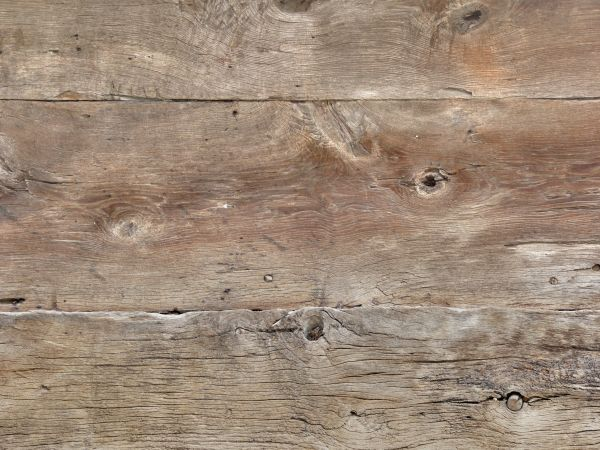
#> input picture Computer Vision/Data Training/wood/wood1.jpg, 600 x 450 px; its folder holds 4 pictures in this run
$ python woodGLCM.py   (older library calls are emulated)
#> lines starting #> are read from the running program, lines starting #| are printed output that depends on the picture
import numpy as np
import matplotlib.pyplot as plt
import cv2
from skimage.feature import graycomatrix, graycoprops
import random

# === image read ==
img = 'wood'
def printFormat(num):
    if (num < 10):
        print(format(num, '.6f'), end='')
    elif (num >= 10 and num < 100):
        print(format(num, '.5f'), end='')
    elif (num >= 100 and num < 1000):
        print(format(num, '.4f'), end='')
    else:
        print(format(num, '.3f'), end='')

for loop in range(1, 11):
    imgNo = img + str(loop)
    image = cv2.imread(imgNo + '.jpg', cv2.IMREAD_GRAYSCALE)
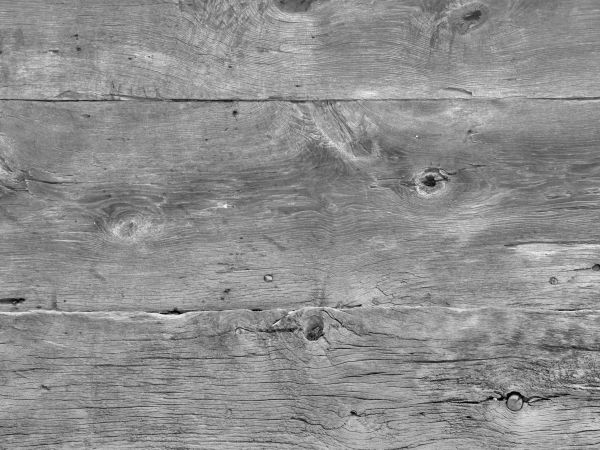
#> image: shape (450, 600); min 0, max 248, mean 142.1

    # === image grass and sky ===
    PATCH_SIZE = 32
    h, w = image.shape
#> h = 450; w = 600

    locations = []
    for i in range(10):
        x = random.randrange(0 + PATCH_SIZE / 2, w - PATCH_SIZE / 2)
        y = random.randrange(0 + PATCH_SIZE / 2, h - PATCH_SIZE / 2)
        locations.append((y, x))

    patches = list()
    for loc in locations:
        patches.append(image[loc[0] - int(PATCH_SIZE / 2):loc[0] + int(PATCH_SIZE / 2),
                            loc[1] - int(PATCH_SIZE / 2):loc[1] + int(PATCH_SIZE / 2)])
#> after the loop, patches = 10 items
    # === cutted grass and sky area with GLCM ===
    dissim = list()
    correl = list()
    contra = list()
    homoge = list()
    energy = list()
    ASM = list()
    for patch in (patches):
        # print(patch)
        glcm = graycomatrix(patch, distances=[1], angles=[0], levels=256, symmetric=False, normed=True)
        dissim.append(graycoprops(glcm, 'dissimilarity')[0, 0])
        correl.append(graycoprops(glcm, 'correlation')[0, 0])
        contra.append(graycoprops(glcm, 'contrast')[0, 0])
        homoge.append(graycoprops(glcm, 'homogeneity')[0, 0])
        energy.append(graycoprops(glcm, 'energy')[0, 0])
        ASM.append(graycoprops(glcm, 'ASM')[0, 0])
#> this loop made 10 passes
#> after the loop, ASM = [0.00159, 0.00144, 0.00168, 0.00198, 0.00185, 0.00136, 0.00155, 0.00218, 0.00137, 0.00182]; contra = [101.9, 169.6, 115.7, 35.07, 70.99, 158.7, 85.6, 43.36, 91.94, 51.57]; correl = [0.902, 0.687, 0.847, 0.938, 0.794, 0.799, 0.891, 0.857, 0.936, 0.924]; dissim = [7.25, 9.94, 7.06, 4.53, 6.2, 9.43, 6.7, 5.09, 7.29, 5.39]; energy = [0.0399, 0.038, 0.041, 0.0445, 0.043, 0.0369, 0.0394, 0.0467, 0.037, 0.0426]; homoge = [0.157, 0.105, 0.154, 0.212, 0.181, 0.102, 0.167, 0.184, 0.133, 0.18]

    # print(len(dissim))
    dis = 0
    cor = 0
    con = 0
    hom = 0
    ene = 0
    asm = 0
    for i in range(len(dissim)):
        print(img + str(loop - 1) + str(i) + "\t\t", end='')
        printFormat(dissim[i])
        print("\t\t", end='')
        printFormat(correl[i])
        print("\t\t", end='')
        printFormat(contra[i])
        print("\t\t", end='')
        printFormat(homoge[i])
        print("\t\t", end='')
        printFormat(energy[i])
        print("\t\t", end='')
        printFormat(ASM[i])
        print("")
#> (the run stopped early here; a loop or call above may not have finished)
